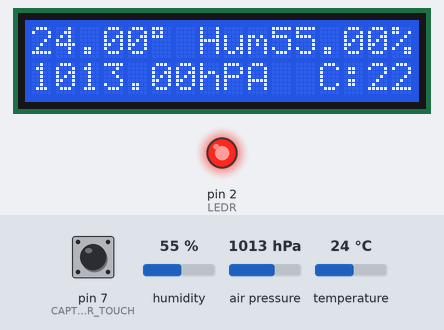
Recording of a sketch running on a simulated Arduino Uno, built with avr-gcc and run on an emulated ATmega328P. Shown: 16×2 character LCD, output pins drawn as LEDs (lit = HIGH). Inputs (shaded band) come from the test bench; at power-on: temperature 24 °C, pin 7 (CAPTEUR_TOUCH) LOW, humidity 55 %, air pressure 1013 hPa. What the sketch prints to the serial monitor is not drawn.

Above: at 1.3 s.
1.4 s: temperature set to 22.8 °C
At 2.9 s:
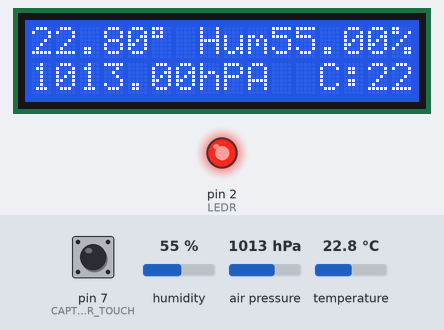
3.8 s: temperature set to 21.4 °C
At 5.4 s:
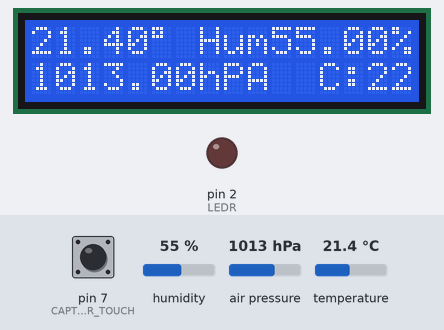
6.0 s: pin 7 (CAPTEUR_TOUCH) pulled HIGH for 3.2 s
At 10.2 s:
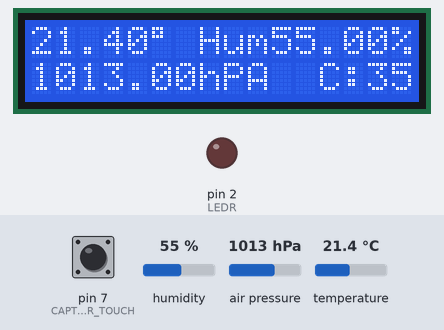
10.7 s: pin 7 (CAPTEUR_TOUCH) pulled HIGH for 0.65 s
At 12.6 s:
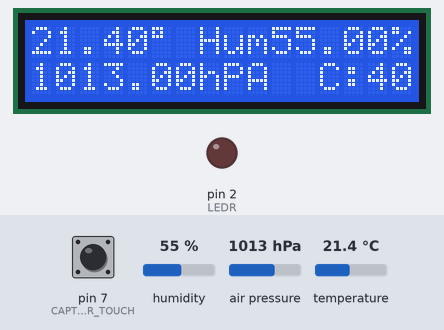
13.5 s: humidity set to 22 %
At 15.0 s:
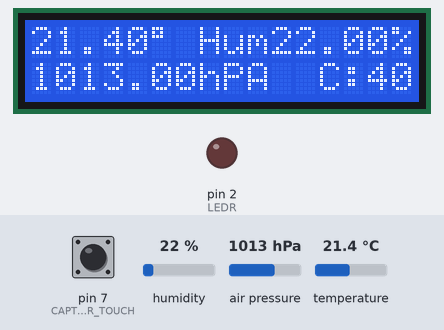
15.7 s: air pressure set to 952 hPa
At 17.4 s:
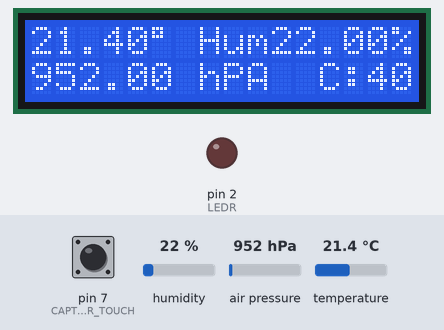
Timing chart, 0 to 18.8 s (numbered marks = the images above; inputs shaded):
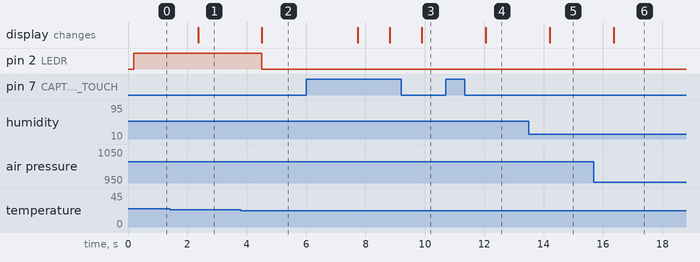

Measured:
- the behaviour switches between 22.1 and 22 °C on temperature (found by bisection; images 1 and 2)
- after the input at 1.4 s, the display: changes after 0.96 s (image 1)
- after the input at 3.8 s, pin 2 (LEDR): HIGH → LOW after 0.71 s; the display: changes after 0.71 s (image 2)
- after the input at 6.0 s, the display: first changes after 1.7 s (image 3 shows a later state)
- after the input at 10.7 s, the display: changes after 1.4 s (image 4)
- after the input at 13.5 s, the display: changes after 0.71 s (image 5)
- after the input at 15.7 s, the display: changes after 0.67 s (image 6)

The sketch:

Affich_BMP280_Touch_Led.ino
```cpp
#include <LiquidCrystal_I2C.h>
#include <Wire.h>
#include <SPI.h>
#include <Adafruit_Sensor.h>
#include <Adafruit_BME280.h>

#define LEDR          2
#define CAPTEUR_TOUCH 7
#define BUZZER        9
#define SEALEVELPRESSURE_HPA (1013.25)
#define TEMP_ALM      22

Adafruit_BME280 bme; // I2C
LiquidCrystal_I2C lcd(0x27, 16, 2);

int lastButtonState;
int currentButtonState;
int temperature[]={0,10,15,20,21,22,25,30,35,40,45}; // Températures de consigne
int temp = 5;

unsigned long delayTime;

void setup() {
  Serial.begin(9600);
  lcd.init();
  pinMode(LEDR, OUTPUT);
  pinMode(CAPTEUR_TOUCH, INPUT);

  unsigned status;
  delayTime = 1000;
  bme.begin(0x76, &Wire);
  lcd.init();
}

void loop() {
  effaceEcran();
  afficheur();
  alarmeTemp();
  if(digitalRead(CAPTEUR_TOUCH) == HIGH)    // Si appui sur le capteur touch...
    temp++;                                 // ... on incrémente

  if (temp>12)                              // Si on arrive au bout du tableau...
    temp=0;                                 // ... on revient au début du tableau
  printConsole();
  delay(delayTime);
}

void afficheur() {
  lcd.setBacklight(1);                    // Active le rétro-éclairage

  // Ligne du HAUT:
  lcd.setCursor(0,0);
  lcd.print(bme.readTemperature());       // Affichage de la température instantanée
  lcd.setCursor(5,0);
  lcd.print((char)223);
  lcd.setCursor(7,0);
  lcd.print("Hum");
  lcd.setCursor(10,0);
  lcd.print(bme.readHumidity());          // Affichage de l'humidité
  lcd.setCursor(15,0);
  lcd.print("%");

  // Ligne du BAS:
  lcd.setCursor(0,1);
  lcd.print(bme.readPressure() / 100.0F); // Affichage de la pression
  lcd.setCursor(7,1);
  lcd.print("hPA");
  lcd.setCursor(12,1);
  lcd.print("C:");
  lcd.setCursor(14,1);
  lcd.print(temperature[temp]);           // Affichage de la température de consigne
}

void effaceEcran(){
  lcd.setCursor(0,0);
  lcd.print("                ");
  lcd.setCursor(0,1);
  lcd.print("                ");
}

void alarmeTemp() {
  if(bme.readTemperature()>temperature[temp]){    // Si dépassement de la consigne...
    digitalWrite(LEDR, HIGH);                       // ... on allume la LED
    //    tone(BUZZER, 1000);   // Send 1KHz sound signal...
    //    delay(100);           // 1000...for 1 sec
    //    noTone(BUZZER);       // Stop sound...
    //    delay(100);           // 1000...for 1 sec
  }
  else                                              // Sinon...
    digitalWrite(LEDR, LOW);                        // ... on éteint la LED
}

void printConsole() {
  Serial.print("Temperature = ");       Serial.print(bme.readTemperature()); Serial.print(" *C  ");
  Serial.print("Pressure = ");          Serial.print(bme.readPressure() / 100.0F); Serial.print(" hPa  ");
  //Serial.print("Approx. Altitude = ");  Serial.print(bme.readAltitude(SEALEVELPRESSURE_HPA)); Serial.print(" m  ");
  Serial.print("Humidity = ");          Serial.print(bme.readHumidity()); Serial.println(" %");
}
```
